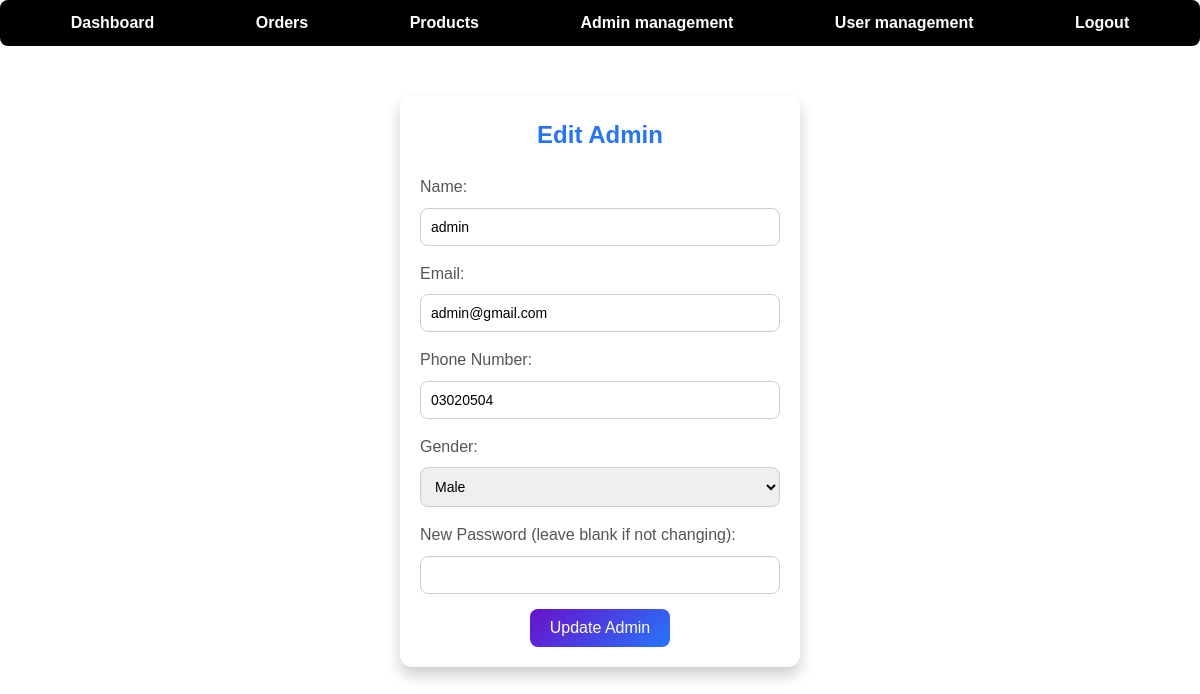
Page /admin/edit_admin.php?id=14 on the committed database.
### tables this page shows
CREATE TABLE IF NOT EXISTS `users` (
  `user_id` int NOT NULL AUTO_INCREMENT,
  `name` text NOT NULL,
  `email` text NOT NULL,
  `phone_number` text NOT NULL,
  `role` text NOT NULL,
  `gender` text NOT NULL,
  `password` text NOT NULL,
  `created_at` datetime NOT NULL,
  PRIMARY KEY (`user_id`)
);

### admin/edit_admin.php (the view, shortened to what this page needs)
<?php
require_once '../connection.php';
if (isset($_GET['id'])) {
    $adminId = $_GET['id'];
    $sql = "SELECT user_id, name, email, phone_number, gender FROM users WHERE user_id = ? AND role = 'admin'";
    $stmt = $conn->prepare($sql);
    $stmt->bind_param("i", $adminId);
    $stmt->execute();
    $result = $stmt->get_result();
    $admin = $result->fetch_assoc();
}
?>
<!DOCTYPE html>
<html lang="en">
<head>
    <link rel="stylesheet" href="css/edit_admin.css">
</head>
<body>
<header>
    <ul>
    <li><a href="index.php">Dashboard</a></li>
    <li><a href="order.php">Orders</a></li>
    <li><a href="fetch_products.php">Products</a></li>
    <li><a href="admin_managment.php">Admin management</a></li>
    <li><a href="user_managment.php">User management</a></li>
    <li><a href="../logout.php">Logout</a></li>
</ul>
    </header>
    <div class="form-container">
        <h2>Edit Admin</h2>
        <form action="edit_admin.php?id=<?php echo $admin['user_id']; ?>" method="POST">
            <label for="name">Name:</label>
            <input type="text" id="name" name="name" value="<?php echo htmlspecialchars($admin['name']); ?>" required><br>
            <label for="email">Email:</label>
            <input type="email" id="email" name="email" value="<?php echo htmlspecialchars($admin['email']); ?>" required><br>
            <label for="phone_number">Phone Number:</label>
            <input type="text" id="phone_number" name="phone_number" value="<?php echo htmlspecialchars($admin['phone_number']); ?>" required><br>
            <label for="gender">Gender:</label>
            <select id="gender" name="gender" required>
                <option value="male" <?php if ($admin['gender'] == 'male') echo 'selected'; ?>>Male</option>
            </select><br>
            <label for="password">New Password (leave blank if not changing):</label>
            <input type="password" id="password" name="password"><br>
            <button type="submit">Update Admin</button>
        </form>
    </div>
</body>
</html>

### admin/css/edit_admin.css (style rules this page uses)
* { margin: 0; padding: 0; box-sizing: border-box; font-family: Arial, sans-serif; }
body { color: #333; line-height: 1.6; font-size: 16px; }
header ul { list-style: none; background: black; padding: 10px 20px; display: flex; justify-content: space-around; border-radius: 8px; margin-bottom: 20px; color: white; }
header ul li { margin: 0 10px; }
header ul li a { text-decoration: none; color: white; font-weight: bold; transition: color 0.3s, transform 0.3s; }
.form-container { max-width: 400px; margin: 50px auto; padding: 20px; background: #fff; border-radius: 12px; box-shadow: 0 8px 15px rgba(0, 0, 0, 0.2); text-align: center; }
.form-container h2 { margin-bottom: 20px; color: #2575fc; }
form label { display: block; margin-bottom: 8px; text-align: left; color: #555; }
form input, form select { width: 100%; padding: 10px; margin-bottom: 15px; border: 1px solid #ccc; border-radius: 8px; font-size: 14px; transition: border-color 0.3s; }
form button { background: linear-gradient(135deg, #6a11cb, #2575fc); color: #fff; border: none; padding: 10px 20px; border-radius: 8px; font-size: 16px; cursor: pointer; transition: background 0.3s, transform 0.3s; }

### rows in the picture
users: name "admin", email "admin@gmail.com", phone_number "03020504", gender "Male"
